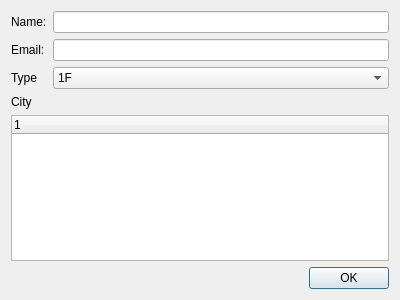
<?xml version="1.0" encoding="UTF-8"?>
<ui version="4.0">
 <class>AddDialog</class>
 <widget class="QDialog" name="AddDialog">
  <property name="windowModality">
   <enum>Qt::WindowModal</enum>
  </property>
  <property name="geometry">
   <rect>
    <x>0</x>
    <y>0</y>
    <width>400</width>
    <height>300</height>
   </rect>
  </property>
  <property name="windowTitle">
   <string>AddDialog</string>
  </property>
  <layout class="QGridLayout" name="gridLayout_3">
   <item row="0" column="0">
    <layout class="QGridLayout" name="gridLayout_2">
     <item row="0" column="0">
      <layout class="QVBoxLayout" name="verticalLayout">
       <item>
        <layout class="QGridLayout" name="gridLayout">
         <item row="3" column="0">
          <widget class="QLabel" name="cityLabel">
           <property name="text">
            <string>City</string>
           </property>
          </widget>
         </item>
         <item row="2" column="2">
          <widget class="QComboBox" name="typeComboBox">
           <item>
            <property name="text">
             <string>1F</string>
            </property>
           </item>
           <item>
            <property name="text">
             <string>2F</string>
            </property>
           </item>
           <item>
            <property name="text">
             <string>3F</string>
            </property>
           </item>
          </widget>
         </item>
         <item row="0" column="2">
          <widget class="QLineEdit" name="nameEdit"/>
         </item>
         <item row="1" column="2">
          <widget class="QLineEdit" name="emailEdit"/>
         </item>
         <item row="1" column="0">
          <widget class="QLabel" name="emailText">
           <property name="text">
            <string>Email:</string>
           </property>
          </widget>
         </item>
         <item row="0" column="0">
          <widget class="QLabel" name="nameText">
           <property name="text">
            <string>Name:</string>
           </property>
          </widget>
         </item>
         <item row="2" column="0">
          <widget class="QLabel" name="typeLabel">
           <property name="text">
            <string>Type</string>
           </property>
          </widget>
         </item>
         <item row="3" column="2">
          <widget class="QLabel" name="showCityLabel">
           <property name="text">
            <string/>
           </property>
          </widget>
         </item>
        </layout>
       </item>
       <item>
        <widget class="QTreeWidget" name="cityTree">
         <column>
          <property name="text">
           <string notr="true">1</string>
          </property>
         </column>
        </widget>
       </item>
      </layout>
     </item>
     <item row="6" column="0">
      <layout class="QHBoxLayout" name="horizontalLayout">
       <item>
        <spacer name="horizontalSpacer">
         <property name="orientation">
          <enum>Qt::Horizontal</enum>
         </property>
         <property name="sizeHint" stdset="0">
          <size>
           <width>40</width>
           <height>20</height>
          </size>
         </property>
        </spacer>
       </item>
       <item>
        <widget class="QPushButton" name="okButton">
         <property name="text">
          <string>OK</string>
         </property>
        </widget>
       </item>
      </layout>
     </item>
    </layout>
   </item>
  </layout>
 </widget>
 <layoutdefault spacing="6" margin="11"/>
 <resources/>
 <connections>
  <connection>
   <sender>okButton</sender>
   <signal>clicked()</signal>
   <receiver>AddDialog</receiver>
   <slot>accept()</slot>
   <hints>
    <hint type="sourcelabel">
     <x>339</x>
     <y>275</y>
    </hint>
    <hint type="destinationlabel">
     <x>218</x>
     <y>275</y>
    </hint>
   </hints>
  </connection>
 </connections>
</ui>
